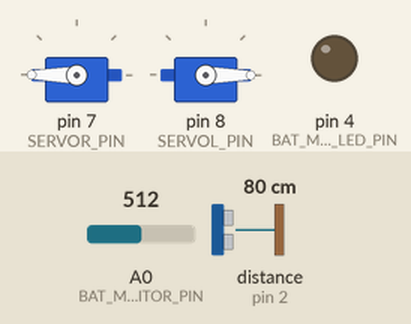
Recording of a sketch running on a simulated Arduino Uno, built with avr-gcc and run on an emulated ATmega328P. Parts: 2 × servo, output pins drawn as LEDs (lit = HIGH). The inputs (shaded band) are chosen by the test bench; at power-on: A0 (BAT_MONITOR_PIN) = 512, distance to the obstacle (sensor on pin 2) 80 cm. The echo pulse lasts 58.3 µs per cm.

Above: at 0.3 s.
Timing chart, 0 to 1.8 s (numbered marks = the images above):
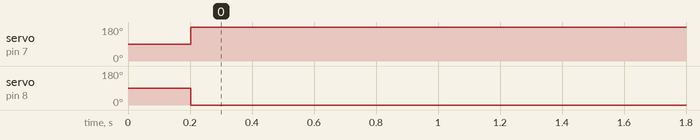

Measured:
- by itself, servo on pin 7 (SERVOR_PIN): 90° → 180° at 0.20 s
- by itself, servo on pin 8 (SERVOL_PIN): 90° → 0° at 0.20 s

The sketch:

motionTest1wInterupt_NotDone.ino
```cpp
//Forward and Reverse motion test with servos
//written by Shaun Wolff
#include <Servo.h>
#include <NewPing.h>

#define ULTRA_TRIGGER_PIN  5  // Arduino pin tied to trigger pin on the ultrasonic sensor.
#define ULTRA_ECHO_PIN     2  // Arduino pin tied to echo pin on the ultrasonic sensor.
#define ULTRA_MAX_DISTANCE 10 // Maximum distance we want to ping for (in centimeters). Maximum sensor distance is rated at 400-500cm.
#define SERVOR_PIN 7 //Arduino pin tied to right servo
#define SERVOL_PIN 8 //Arduino pin tied to left servo
#define BAT_MONITOR_LED_PIN 4 //Arduino pin tied to battery monitor warning led
#define BAT_MONITOR_PIN A0 //Arduino pin tied to battery monitor analog pickup

NewPing sonar(ULTRA_TRIGGER_PIN, ULTRA_ECHO_PIN, ULTRA_MAX_DISTANCE); // NewPing setup of pins and maximum distance.
Servo servoR; //create servo objects
Servo servoL;
float bLevel = 0; //Battery Level
volatile int set1 = 90; //set servo speed to 0
volatile int set2 = 90;

void setup()
{
  Serial.begin(115200);
  servoR.attach(SERVOR_PIN); //attach right servo to pin
  servoL.attach(SERVOL_PIN); //attach left servo to pin
  pinMode(BAT_MONITOR_LED_PIN, OUTPUT);
  attachInterrupt(0, stopRover, LOW);
}

void loop()
{
  //Battery Monitor
  //warning led attached to pin 3
  bLevel = analogRead(BAT_MONITOR_PIN); //Read analog input in var
  bLevel = bLevel * .0049; //convert to corresponding voltage value
  if(bLevel < 2.50) analogWrite(BAT_MONITOR_LED_PIN, 10); //check if below 5v, warning led on
  else {digitalWrite(BAT_MONITOR_LED_PIN, LOW);} //no warning led

  //Start ultrasonic sensor pinging
  unsigned int uS = sonar.ping();  // Send ping, get ping time in microseconds (uS).
  delay(200);
//  int pinVal = digitalRead(ULTRA_ECHO_PIN);  //Read state of echo pin
//  Serial.println(pinVal);

  //move rover forward 2s then backward 2s then stop 10s
  set1 = 180; //servo1 full forward
  set2 = 0; //servo2 full forward
  servoR.write(set1); //feed servos speed setting
  servoL.write(set2);
  delay(10000);
//  delay(2000); //Wait 2s
//  for(int i = 180; i > 90; i--) // fade stop
//  {
//    servoR.write(i);
//    int x = 180 - i;
//    servoL.write(x);
//    delay(15);
//  }
//  delay(2000); //Wait 2s
//  set1 = 0; //servo1 full reverse
//  set2 = 180; //servo2 full reverse
//  servoR.write(set1); //feed servos speed setting
//  servoL.write(set2);
//  delay(2000); //Wait 2 sec
//  for(int i = 180; i > 90; i--) // fade stop
//  {
//    servoL.write(i);
//    int x = 180 - i;
//    servoR.write(x);
//    delay(15);
//  }
//  delay(10000); //Wait 10s

}

void stopRover()
{
 servoR.write(90);
 servoL.write(90);
}
```
